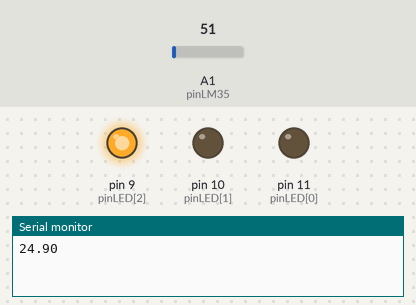
Recording of a sketch running on a simulated Arduino Uno, built with avr-gcc and run on an emulated ATmega328P. Parts: output pins drawn as LEDs (lit = HIGH), the last lines printed to the serial monitor. The test bench sets the inputs (shaded band); at power-on: A1 (pinLM35) = 51.

Above: at 2.1 s.
2.2 s: A1 (pinLM35) set to 60
At 4.0 s:
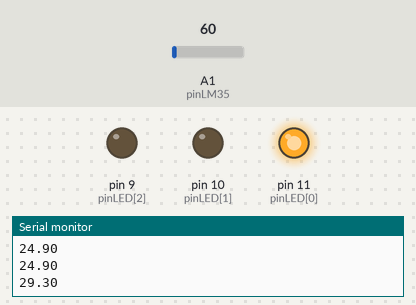
4.9 s: A1 (pinLM35) set to 71
At 7.2 s:
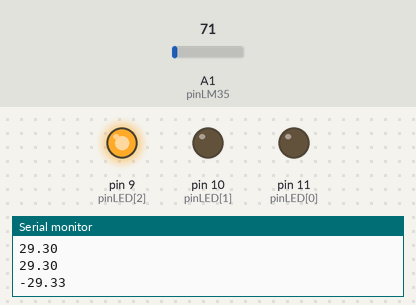
7.5 s: A1 (pinLM35) set to 61
At 9.3 s:
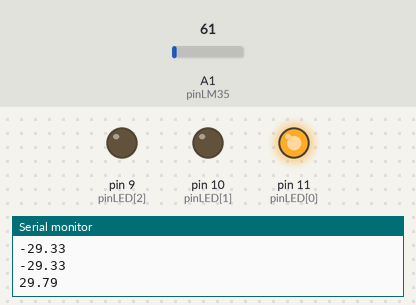
Timing chart, 0 to 10.8 s (numbered marks = the images above; inputs shaded):
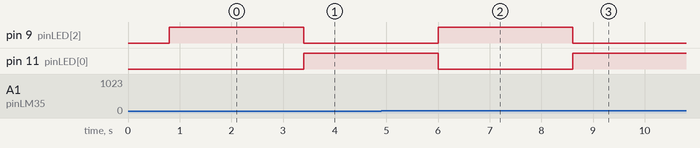

The sketch:

HW4.ino
```cpp
const int pinLM35 = 1;
int pinLED[3] = { 11, 10 , 9};
int val = 0;
void setup() {
  Serial.begin(9600);
  // put your setup code here, to run once:
  for(int i = 0; i < 3; i++) {
      pinMode(pinLED[i], OUTPUT);
    }
}

void loop() {
  // put your main code here, to run repeatedly:
  val = analogRead(pinLM35);
  delay(800);
  double tmp = val * 5 * 100 / 1024.0;
    Serial.println(tmp);
  if(tmp < 27.6){
    digitalWrite(pinLED[2], HIGH);
    digitalWrite(pinLED[0], LOW);
    delay(500);
  }else {
     digitalWrite(pinLED[2], LOW);
     digitalWrite(pinLED[0], HIGH);
     delay(500);
  }


}
```

Measured:
- the behaviour switches between 56 and 57 on A1 (pinLM35) (found by bisection; images 0 and 1)
- after the input at 2.2 s, pin 9 (pinLED[2]): HIGH → LOW after 1.2 s; pin 11 (pinLED[0]): LOW → HIGH after 1.2 s
- after the input at 4.9 s, pin 9 (pinLED[2]): LOW → HIGH after 1.1 s; pin 11 (pinLED[0]): HIGH → LOW after 1.1 s
- after the input at 7.5 s, pin 9 (pinLED[2]): HIGH → LOW after 1.1 s; pin 11 (pinLED[0]): LOW → HIGH after 1.1 s
